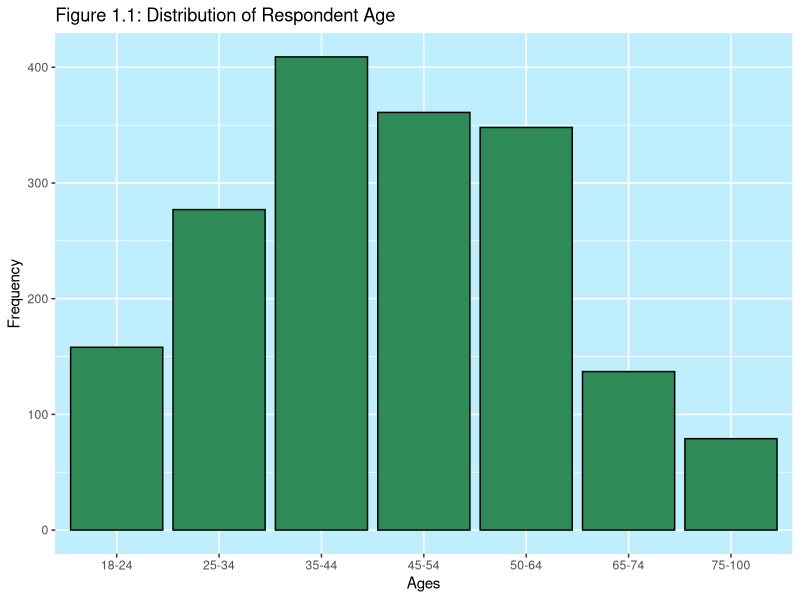
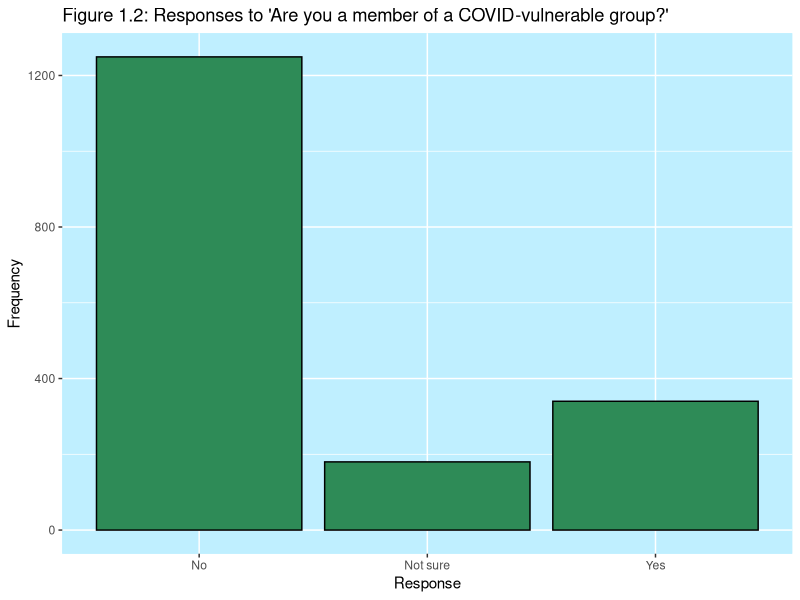
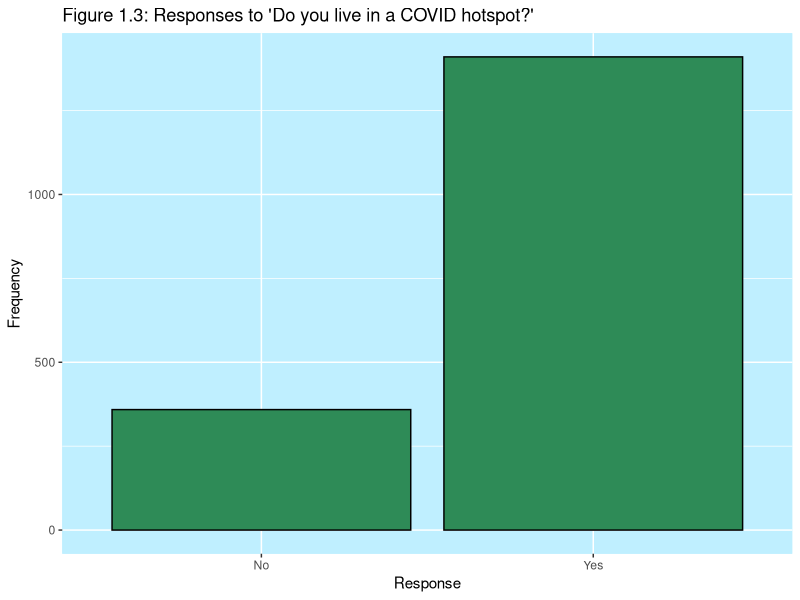
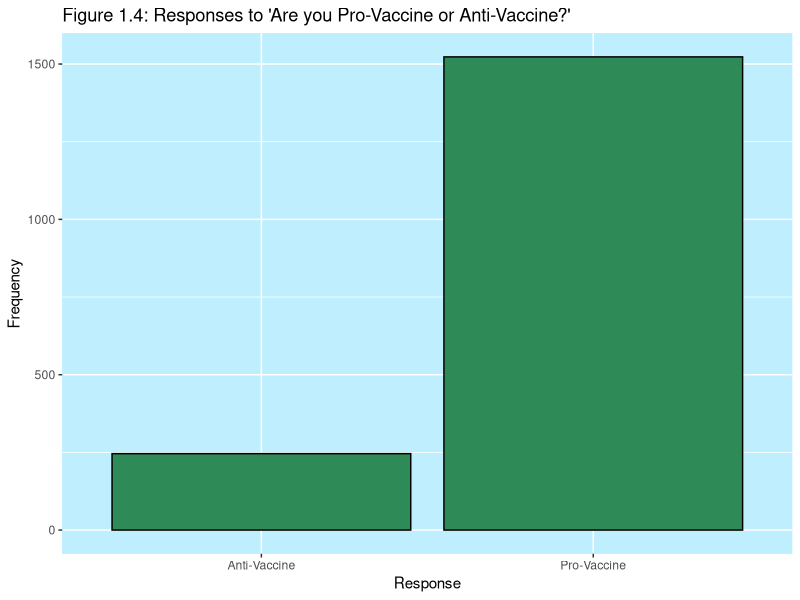
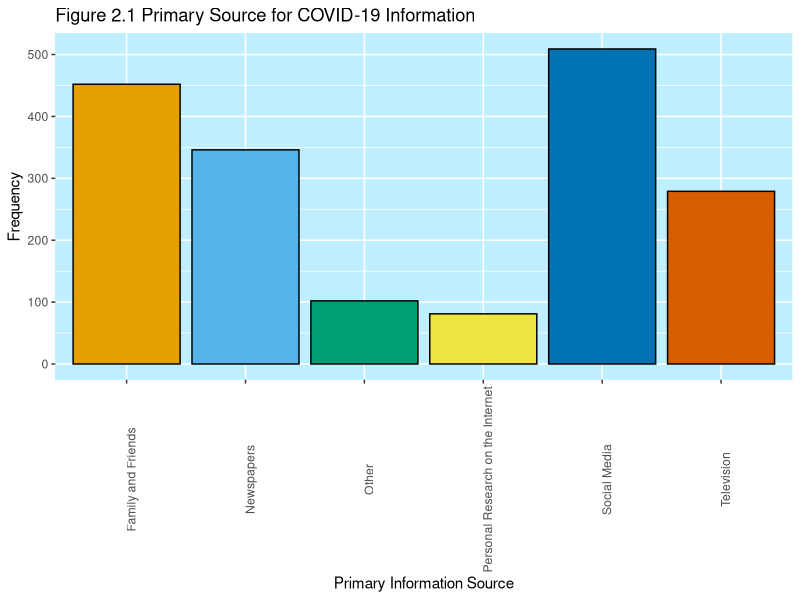
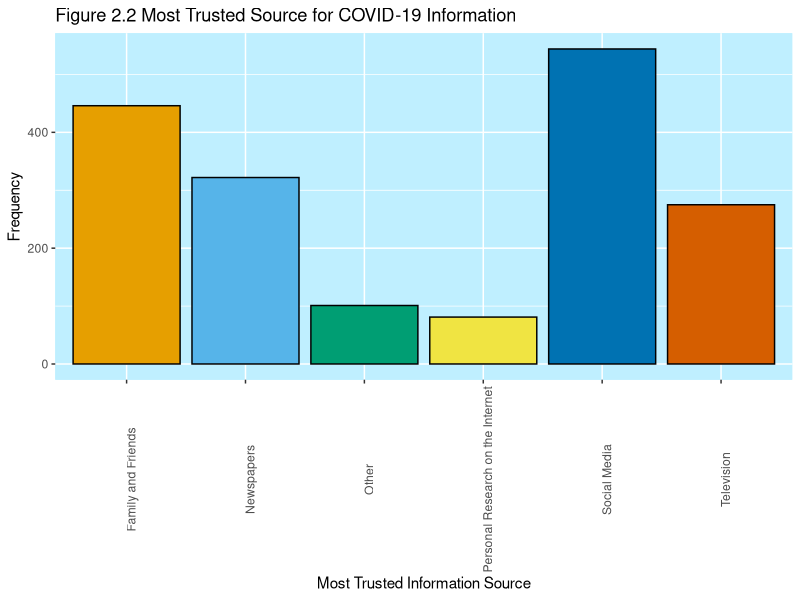
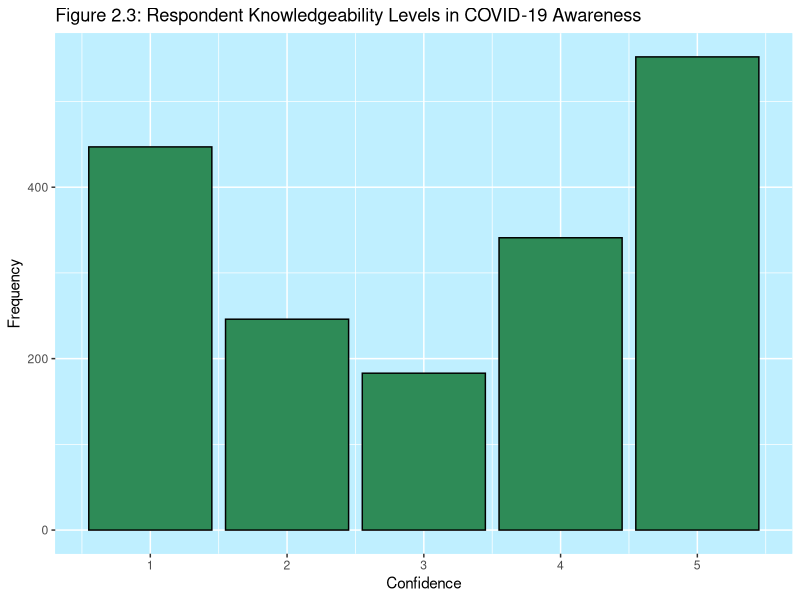
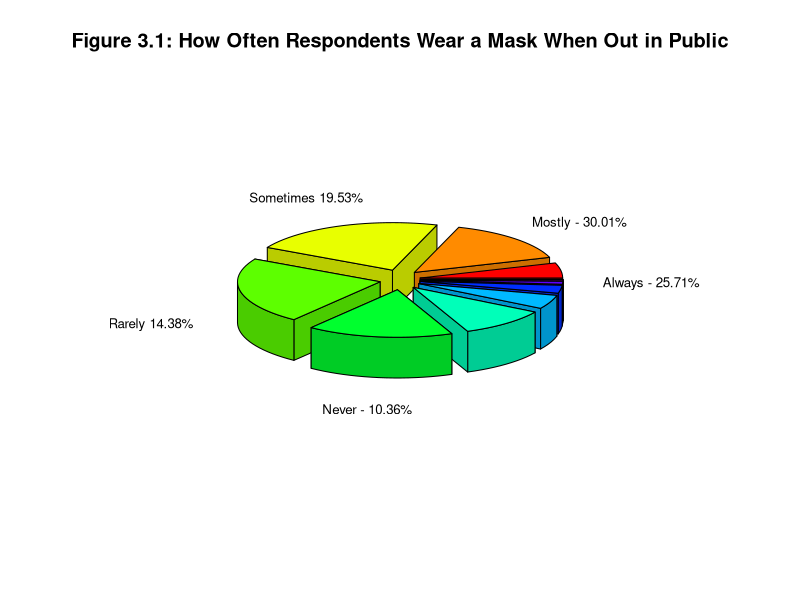

R code for these plots, in order:
## ---- chunk 1
knitr::opts_chunk$set(echo = TRUE)
#install.packages('plotrix')
library(tidyverse)
## ---- chunk 2
#Simulating data
#We can always change the prob to fit our report
set.seed(314)

# Number of respondents to our survey
sample_size = 1769

#What is your age?
my_data <- tibble(
  Age  = sample(x = c("18-24", "25-34", "35-44", "45-54", "50-64", "65-74", "75-100"), size = sample_size, replace = TRUE, prob = c(0.1, 0.159, 0.25, 0.22, .2, 0.1, 0.05)),
  
#Are you a member of a vulnerable population?
  Vulnerable_Population = sample(x = c("Yes", "No", "Not sure"), size = sample_size, replace = TRUE, prob = c(0.2, 0.7, 0.1)),
  
  #Do you live in one of the following administrative/metropolitan regions
  Living = sample(x = c("Yes", "No"),  size = sample_size, replace = TRUE, prob = c(0.8, 0.2)),

#Are you Pro-Vaccine or Anti-Vaccine?
  Vaccine_Status = sample(x = c("Pro-Vaccine", "Anti-Vaccine"), size = sample_size, replace = TRUE, prob = c(0.85, 0.15)),

#What is your primary source of media?"
  Primary_Source = sample(x = c("Social Media", "Television", "Newspapers", "Personal Research on the Internet", "Family and Friends", "Other"), size = sample_size, replace = TRUE, prob = c(0.3, 0.15, 0.2, 0.05, 0.25, 0.05)),

#Which source do you consider most trustworthy?"
  Trustworthy_Source = sample(x = c("Social Media", "Television", "Newspapers", "Personal Research on the Internet", "Family and Friends", "Other"), size = sample_size, replace = TRUE, prob = c(0.3, 0.15, 0.2, 0.05, 0.25, 0.05)),

#On a scale from 1 to 5, how knowledgeable do you think you are about COVID-19?
  Knowledgeable = sample(c(1:5), size = sample_size, replace = TRUE, prob = c(0.25, 0.15, 0.1, 0.2, 0.3)),
  
#How often do you wear a mask?
  Mask_Frequency = sample(x = c("Always", "Most of the time", "Sometimes", "Rarely", "Never"), size = sample_size, replace = TRUE, prob = c(0.25, 0.3, 0.2, 0.15, 0.1)),
  
#Do you stick to a social bubble?
  Social_Bubble = sample(x = c("Yes", "No"), size = sample_size, replace = TRUE, prob = c(0.7066, 0.2934)),
  
#Do you follow regulations at private establishments?
  Follow_Regulation = sample(x = c("Yes, I follow all store requirements",
                                   "Mostly",
                                   "Only ones I think will be enforced",
                                   "None"),
                             size = sample_size, replace = TRUE, 
                           prob = c(0.25, 0.25, 0.25, 0.25)),
  
  Visit_non_essentials = rpois(sample_size, 3),
  
#Have you traveled within Canada?
  Travel_Within_Canada = sample(x = c("No", "Yes"), size = sample_size, replace = TRUE, prob = c(0.8674, 0.1326)), 
  
#Have you traveled outside of Canada?
  Travel_Out_Of_Canada = sample(x = c("No", "Yes"), size = sample_size, replace = TRUE, prob = c(0.98743, 0.01257)),

#Do you have confidence in the vaccine?
  Vaccine_Confidence = sample(x = c("Yes", "No"), size = sample_size, replace = TRUE, prob = c(0.80,0.20)),

#Would you take the vaccine?
  Vaccine_Taken = sample(x = c("Yes", "No"), size = sample_size, replace = TRUE, prob = c(0.75,0.25))
)
## ---- chunk 3

#Graphs

#Distribution of Respondent Age Graph
my_data %>% 
  ggplot(aes(x = Age)) +
  geom_bar(colour ="black", fill="seagreen") +
  labs(x = "Ages",
       y = "Frequency",
       title = "Figure 1.1: Distribution of Respondent Age") +
  theme(panel.background = element_rect(fill = "lightblue1",
                                colour = "lightblue1",
                                size = 0.5, linetype = "solid"))

## ---- chunk 4

#Distribution of Vulnerable Populations
my_data %>% 
  ggplot(aes(x = Vulnerable_Population)) +
  geom_bar(colour ="black", fill="seagreen") +
  labs(x = "Response",
       y = "Frequency",
       title = "Figure 1.2: Responses to 'Are you a member of a COVID-vulnerable group?'") +
  theme(panel.background = element_rect(fill = "lightblue1",
                                colour = "lightblue1",
                                size = 0.5, linetype = "solid"))

## ---- chunk 5

#Distribution of Living in COVID Hotspots
my_data %>% 
  ggplot(aes(x = Living)) +
  geom_bar(colour ="black", fill="seagreen") +
  labs(x = "Response",
       y = "Frequency",
       title = "Figure 1.3: Responses to 'Do you live in a COVID hotspot?'") +
  theme(panel.background = element_rect(fill = "lightblue1",
                                colour = "lightblue1",
                                size = 0.5, linetype = "solid"))
## ---- chunk 6
#Distribution of vaccine status
my_data %>% 
  ggplot(aes(x = Vaccine_Status)) +
  geom_bar(colour ="black", fill="seagreen") +
  labs(x = "Response",
       y = "Frequency",
       title = "Figure 1.4: Responses to 'Are you Pro-Vaccine or Anti-Vaccine?'") +
  theme(panel.background = element_rect(fill = "lightblue1",
                                colour = "lightblue1",
                                size = 0.5, linetype = "solid"))
## ---- chunk 7
# Colour palette

cbPalette <- c("#E69F00", "#56B4E9", "#009E73", "#F0E442", "#0072B2", "#D55E00")

#Distribution of Primary Sources
my_data %>% 
  ggplot(aes(x = Primary_Source)) +
  geom_bar(colour ="black", fill=cbPalette) +
  labs(x = "Primary Information Source",
       y = "Frequency",
       title = "Figure 2.1 Primary Source for COVID-19 Information") +
  theme(axis.text.x=element_text(angle=90), 
        panel.background = element_rect(fill = "lightblue1",
                                colour = "lightblue1",
                                size = 0.5, linetype = "solid"))

## ---- chunk 8

#Distribution of Most Trusted source
my_data %>% 
  ggplot(aes(x = Trustworthy_Source)) +
  geom_bar(colour ="black", fill=cbPalette) +
  labs(x = "Most Trusted Information Source",
       y = "Frequency",
       title = "Figure 2.2 Most Trusted Source for COVID-19 Information") +
  theme(axis.text.x=element_text(angle=90), 
        panel.background = element_rect(fill = "lightblue1",
                                colour = "lightblue1",
                                size = 0.5, linetype = "solid"))


## ---- chunk 9

#Distribution of Confidence
my_data %>% 
  ggplot(aes(x = Knowledgeable)) +
  geom_bar(colour ="black", fill="seagreen") +
  labs(x = "Confidence",
       y = "Frequency",
       title = "Figure 2.3: Respondent Knowledgeability Levels in COVID-19 Awareness") +
  theme(panel.background = element_rect(fill = "lightblue1",
                                colour = "lightblue1",
                                size = 0.5, linetype = "solid"))
## ---- chunk 10
library(plotrix)
dat<-table(my_data[11])
#proportions(dat)
lbls <- c("Always - 25.71%", "Mostly - 30.01%", "Sometimes 19.53%", "Rarely 14.38%", "Never - 10.36%")
pie3D(dat, radius = .7, labels=lbls,explode=0.1, main="Figure 3.1: How Often Respondents Wear a Mask When Out in Public", labelcex=.8)


#Mask adherance rate
#my_data %>% 
#  ggplot(aes(x = Mask_Frequency)) +
#  geom_bar(colour ="black", fill="seagreen") +
 # labs(x = "Response",
 #      y = "Frequency",
 #      title = "Figure 3.1: 'How often do you wear a mask?'") +
 # theme(panel.background = element_rect(fill = "lightblue1",
 #                               colour = "lightblue1",
 #                               size = 0.5, linetype = "solid"))
## ---- chunk 11
#Social bubble adherence
my_data %>% 
  ggplot(aes(x = Social_Bubble)) +
  geom_bar(colour ="black", fill="seagreen") +
  labs(x = "Response",
       y = "Frequency",
       title = "Figure 3.2: 'Do you adhere to a social bubble/circle?'") +
  theme(panel.background = element_rect(fill = "lightblue1",
                                colour = "lightblue1",
                                size = 0.5, linetype = "solid"))
## ---- chunk 12
#Private establishment rule adherence
my_data %>% 
  ggplot(aes(x = Follow_Regulation)) +
  geom_bar(colour ="black", fill="seagreen") +
  labs(x = "Response",
       y = "Frequency",
       title = "Figure 3.3: 'Do you follow all health measures at private establishments?'") +
  theme(axis.text.x=element_text(angle=90), panel.background = element_rect(fill = "lightblue1",
                                colour = "lightblue1",
                                size = 0.5, linetype = "solid"))
## ---- chunk 13
#Social bubble adherence
my_data %>% 
  ggplot(aes(x = Visit_non_essentials)) +
  geom_bar(colour ="black", fill="seagreen") +
  labs(x = "Response",
       y = "Frequency",
       title = "Figure 3.4: Frequency of Participation in Non-Essential Activities") +
  theme(panel.background = element_rect(fill = "lightblue1",
                                colour = "lightblue1",
                                size = 0.5, linetype = "solid"))

## ---- chunk 14
#Travel within Canada

my_data %>% 
  ggplot(aes(x = Travel_Within_Canada)) +
  geom_bar(colour ="black", fill="seagreen") +
  labs(x = "Response",
       y = "Frequency",
       title = "Figure 3.5: 'Have you travelled within Canada within the past 6 months?'") +
  theme(panel.background = element_rect(fill = "lightblue1",
                                colour = "lightblue1",
                                size = 0.5, linetype = "solid"))
## ---- chunk 15
#Travel outside of Canada

my_data %>% 
  ggplot(aes(x = Travel_Out_Of_Canada)) +
  geom_bar(colour ="black", fill="seagreen") +
  labs(x = "Response",
       y = "Frequency",
       title = "Figure 3.6: 'Have you travelled outside of Canada in the past 6 months?'") +
  theme(panel.background = element_rect(fill = "lightblue1",
                                colour = "lightblue1",
                                size = 0.5, linetype = "solid"))
## ---- chunk 16
#Vaccine Confidence

my_data %>% 
  ggplot(aes(x = Vaccine_Confidence)) +
  geom_bar(colour ="black", fill="seagreen") +
  labs(x = "Response",
       y = "Frequency",
       title = "Figure 3.7: 'Do you have confidence in the vaccine?'") +
  theme(panel.background = element_rect(fill = "lightblue1",
                                colour = "lightblue1",
                                size = 0.5, linetype = "solid"))
## ---- chunk 17
#How many people would take the vaccine

my_data %>% 
  ggplot(aes(x = Vaccine_Taken)) +
  geom_bar(colour ="black", fill="seagreen") +
  labs(x = "Response",
       y = "Frequency",
       title = "Figure 3.8: 'Would you take the vaccine?'") +
  theme(panel.background = element_rect(fill = "lightblue1",
                                colour = "lightblue1",
                                size = 0.5, linetype = "solid"))
## ---- chunk 18
#knitr::include_graphics("Surveyquestions1.png")
## ---- chunk 19
#knitr::include_graphics("Surveyquestions2.png")
## ---- chunk 20
#knitr::include_graphics("Surveyquestions3.png")
## ---- chunk 21
#knitr::include_graphics("Surveyquestions4.png")
## ---- chunk 22
#knitr::include_graphics("Surveyquestions5.png")
## ---- chunk 23
#knitr::include_graphics("Surveyquestions6.png")
## ---- chunk 24
#knitr::include_graphics("Surveyquestions7.png")
